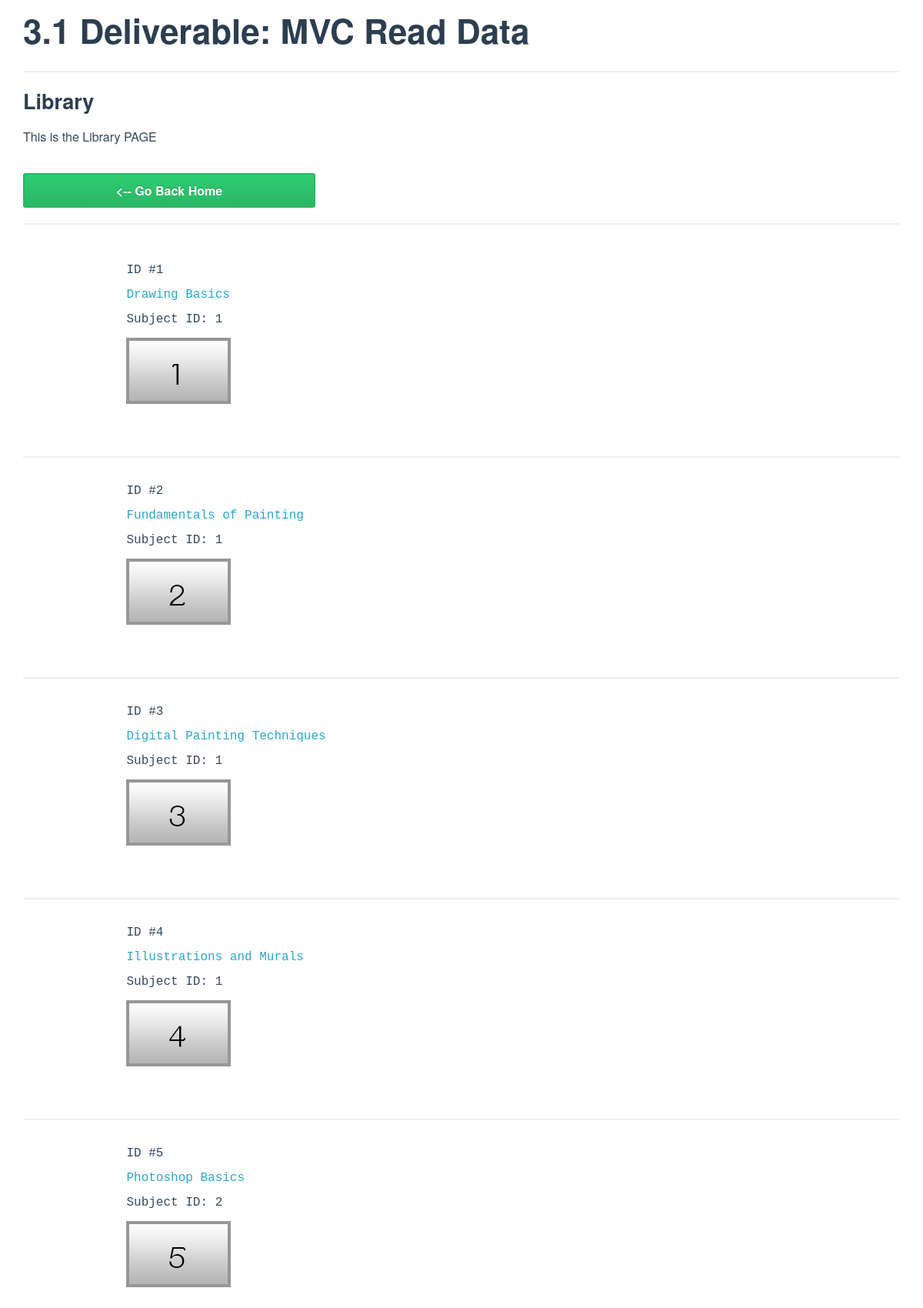
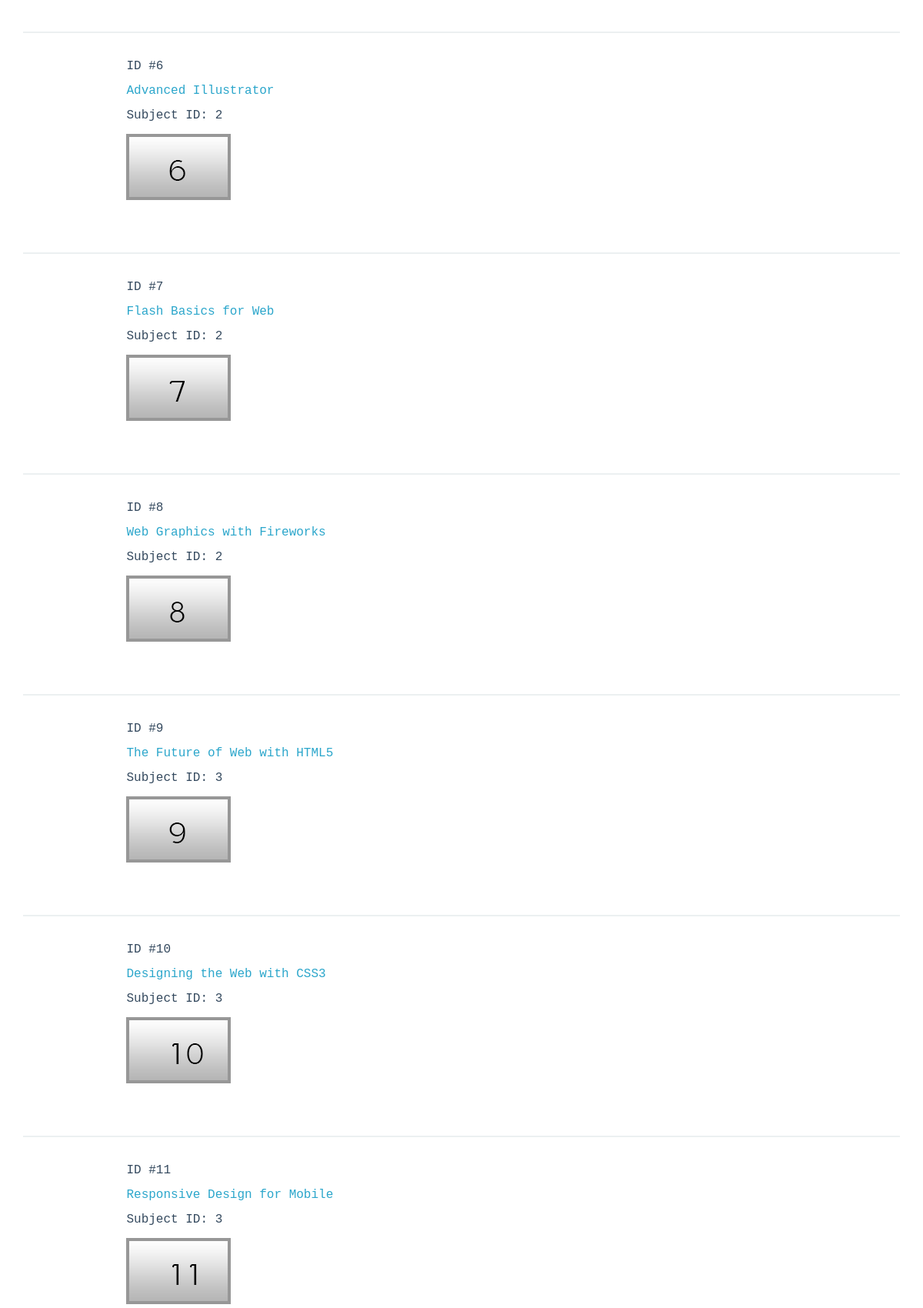
Screenshot of /views/library.php (upper part) with the database file from the repository (2 pictures, top to bottom).
### tables this page shows
CREATE TABLE `videos` (
  `videoId` int(11) NOT NULL AUTO_INCREMENT,
  `title` varchar(40) NOT NULL,
  `icon` varchar(20) NOT NULL DEFAULT '',
  `subjectId` int(11) DEFAULT NULL,
  PRIMARY KEY (`videoId`)
);

### models/model.php (the view, shortened to what this page needs)
<?php
class Model {
    private $db;
    private $query;
    public function __construct(){
        $this->dbhost = "localhost";
        $this->dbuser = "root";
        $this->dbpass = "root";
        $this->dbname = "bdf1013";
        $this->db = mysqli_connect($this->dbhost, $this->dbuser, $this->dbpass, $this->dbname);
        $this->query  = "SELECT * ";
        $this->query .= "FROM videos ";
    }
    public function getVideoList(){
        $result = mysqli_query($this->db, $this->query);
        $data = [0];
        while($video = mysqli_fetch_assoc($result)) {
            $videoArray = array('videoId'=>$video['videoId'],'title'=>$video['title'],'icon'=>$video['icon'],'subject'=>$video['subjectId']);
            $vId = $videoArray["videoId"];
            $vTitle = $videoArray["title"];
            $vIcon = $videoArray["icon"];
            $vSub = $videoArray["subject"];
            $assoc = ["videoId"=>$vId, "title"=>$vTitle, "icon"=>$vIcon, "subject"=>$vSub];
            ?>
            <pre>
              <?php echo "ID #". $vId; ?><br/>
              <?php echo '<a href="viewVideo.php?id='. $vId .' ">'. $vTitle.'</a>' ?><br/>
              <?php echo 'Subject ID: '.$vSub; ?><br/>
              <?php echo '<img src="../images/'. $vIcon . '">'; ?><br/>
            </pre>
            <?php array_push($data, $assoc);
            echo "<hr />";
        }
        return $data;
    }
}

### views/header.inc (shortened to what this page needs)
<!DOCTYPE html>
<html lang="en">
<head>
    <link rel="stylesheet" href="../stylesheets/normalize.css" />
	<link rel="stylesheet" href="../stylesheets/main.css" />
	<link rel="stylesheet" href="../stylesheets/custom.css" />
</head>
<body>
    <h1>3.1 Deliverable: MVC Read Data</h1>
    <hr />
    <h3><?php echo $page_title; ?></h3>
    <p><?php echo $content; ?></p>
</body>
</html>

### views/library.php (shortened to what this page needs)
<?php
    $page_title = "Library";
    $content = "This is the ".$page_title . " PAGE";
    include('header.inc');
echo '<a class="large-4 columns button radius success" href="../index.php"><-- Go Back Home</a><hr><br />';
    include_once('../controllers/controller.php');
    $controller = new Controller();
    $controller->invoke();

### controllers/controller.php (shortened to what this page needs)
<?php
include_once("../models/model.php");
class Controller {
    public function __construct(){
        $this->model = new Model();
    }
    public function invoke(){
        if (!isset($_GET['video'])){
            $all_Videos = $this->model->getVideoList();
        }else{
            $video = $this->model->getVideo($_GET['video']);
            echo $video;
            include '../views/viewVideo.php';
        }
    }
}

### stylesheets/custom.css (style rules this page uses)
.button { margin-top: 15px; }
body { margin: 0 30px; }

### rows the page displays
videos: videoId "1", title "Drawing Basics", vSub "1", icon (picture)
videos: videoId "2", title "Fundamentals of Painting", subjectId "1", icon (picture)
videos: videoId "3", title "Digital Painting Techniques", subjectId "1", icon (picture)
videos: videoId "4", title "Illustrations and Murals", subjectId "1", icon (picture)
videos: videoId "5", title "Photoshop Basics", subjectId "2", icon (picture)
videos: videoId "6", title "Advanced Illustrator", subjectId "2", icon (picture)
videos: videoId "7", title "Flash Basics for Web", subjectId "2", icon (picture)
videos: videoId "8", title "Web Graphics with Fireworks", subjectId "2", icon (picture)
videos: videoId "9", title "The Future of Web with HTML5", subjectId "3", icon (picture)
videos: videoId "10", title "Designing the Web with CSS3", subjectId "3", icon (picture)
videos: videoId "11", title "Responsive Design for Mobile", subjectId "3", icon (picture)

### other values shown
$page_title "Library"
$content "This is the Library PAGE"
